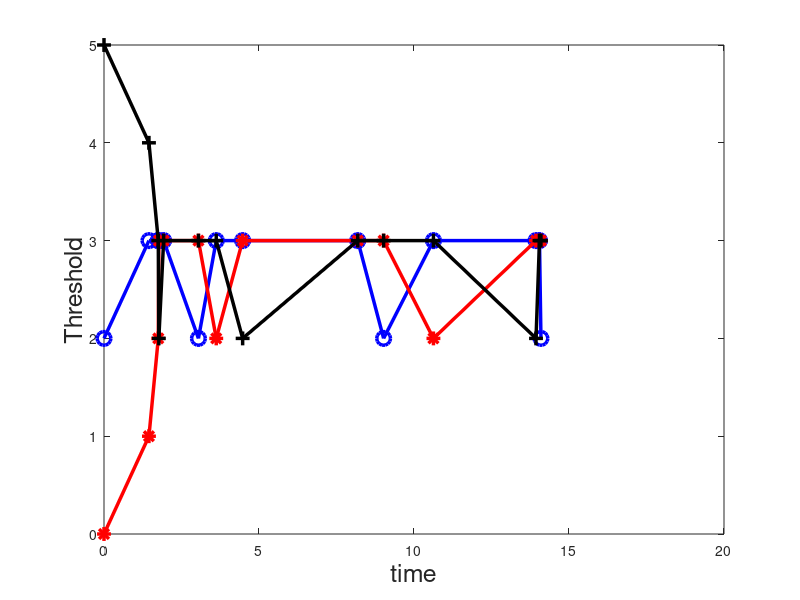

Recreate this plot in MATLAB. (Note: this script raises an error after producing the figure.)
% convergence (WiOpt 20)
clear
N = 3;
B = randi([0, 5], 1, N);%[100,200,330, 500];
lambda = 6;
mu = 4;
rho = lambda/ mu;
k = 33;
c = 10;
B_range = 0 : 100;
T = 15;
t = 0;
q = @(x) (x+1)./(rho.^(x+1) - 1) + x + 1/(1-rho); % queue length function
pi = @(x) (rho.^x - rho.^(x+1))./(1 - rho.^(x+1)); % probability function
cost = zeros(length(B_range), N); %cost function value
% W_0 = rho * (log(rho) + 1 - rho)/(lambda * (1 - rho) * log(rho) );
% klambda_square = k * lambda^2/c^2;
% B_track = zeros(T, N);
count = 0;

while t < T
    B_track(count+1,:) = B;
    time(count+1) = t;
    for n  = 1 : N
        % B_minus = B;
        % B_minus(n) = [];
        cost(:,n) =  q(B_range)/lambda + k*((lambda * sum(pi(B)))/(N * c))^2 * pi(B_range);
        index = B(n) + 1;
        if cost(index,n) > cost(index+1,n)
            B(n) = B(n) + 1;
        else
            if index > 1 && cost(index,n) > cost(index-1,n)
                B(n) = B(n) - 1;
            end
        end
        %[min_cost,index] = min(cost(:,n));
        % B(n) = B_range(index); % update B
    end
    t = t + exprnd(1);
    count = count + 1;
end

figure(1)
plot(time,B_track(:,1), 'b-o','LineWidth',2.5,'MarkerSize',10)
hold on
plot(time,B_track(:,2), 'r-*','LineWidth',2.5,'MarkerSize',10)
plot(time,B_track(:,3), 'k-+','LineWidth',2.5,'MarkerSize',10)
%plot(time,B_track(:,4), 'c-^','LineWidth',2.5,'MarkerSize',10)
%plot(time,B_track(:,5), 'm->','LineWidth',2.5,'MarkerSize',10)
xlabel('time','FontSize', 18)
ylabel('Threshold','FontSize', 18)
title('\rho = ' + string(rho) + ', c = ' + string(c) ...
    + ', \lambda = ' + string(lambda) + ', k = ' + string(k) , 'FontSize', 18)
legend({'user 1', 'user 2', 'user 3'}, 'FontSize', 18)
% set(gca,'FontSize',18)
grid on

figure(2)
plot(cost(:,3), 'b-o','LineWidth',2.5,'MarkerSize',10)
